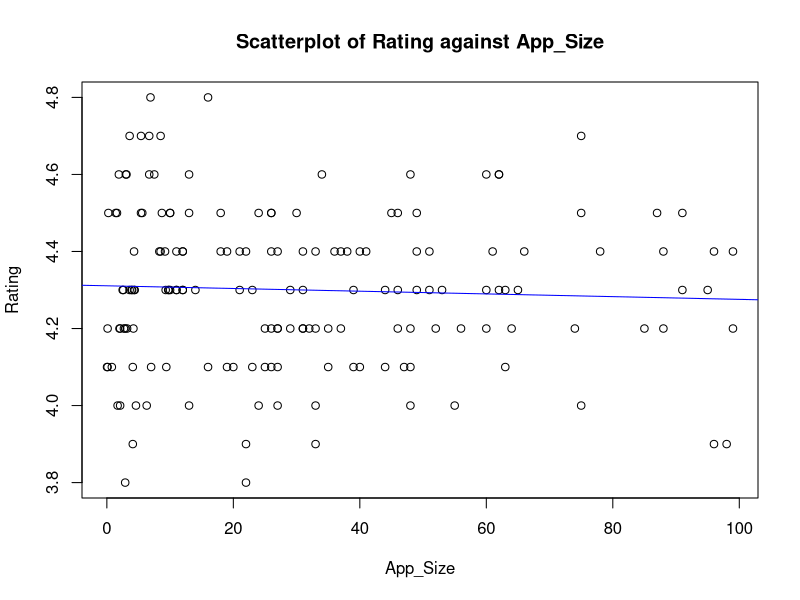
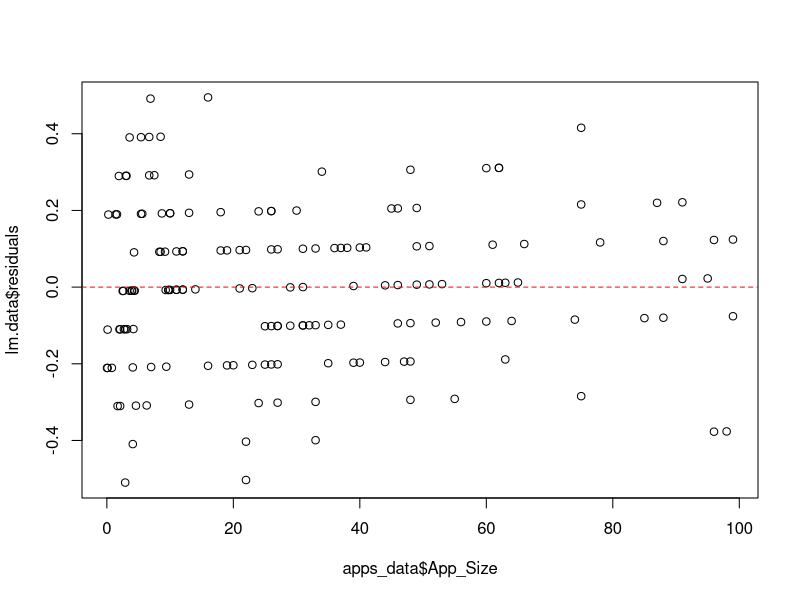
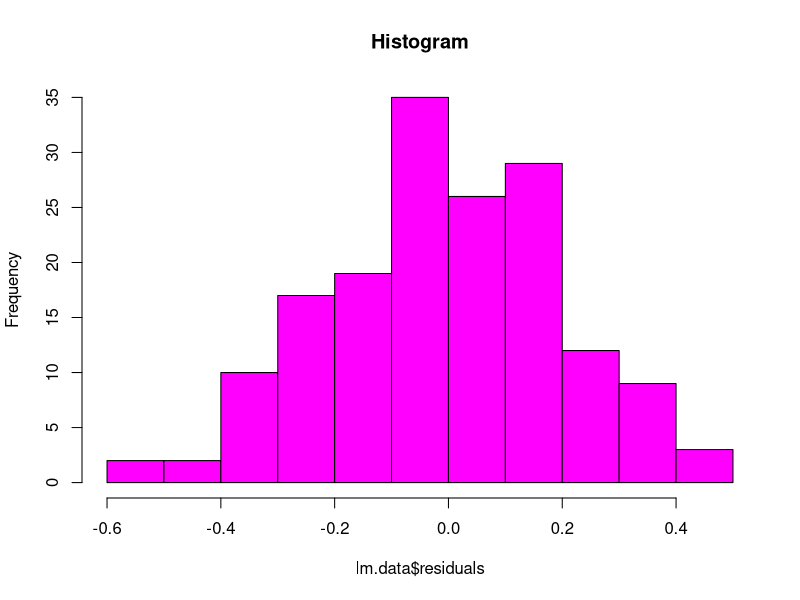
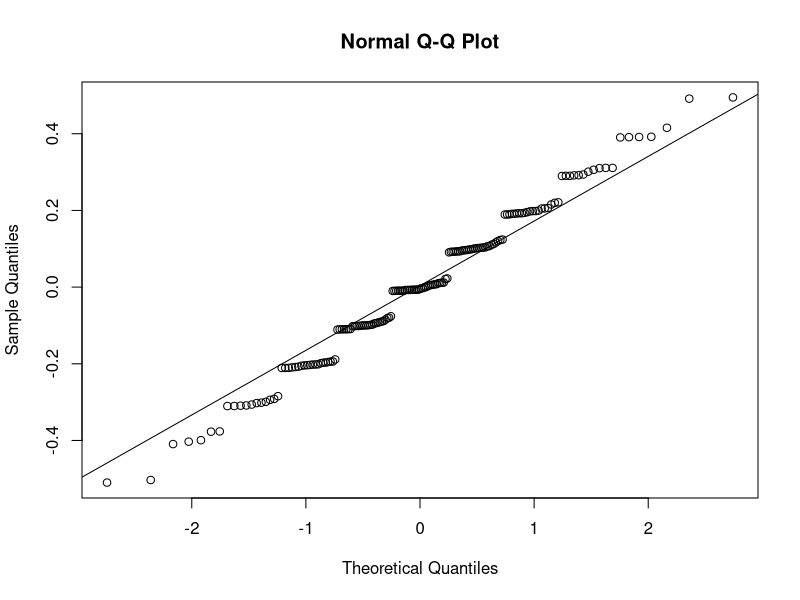
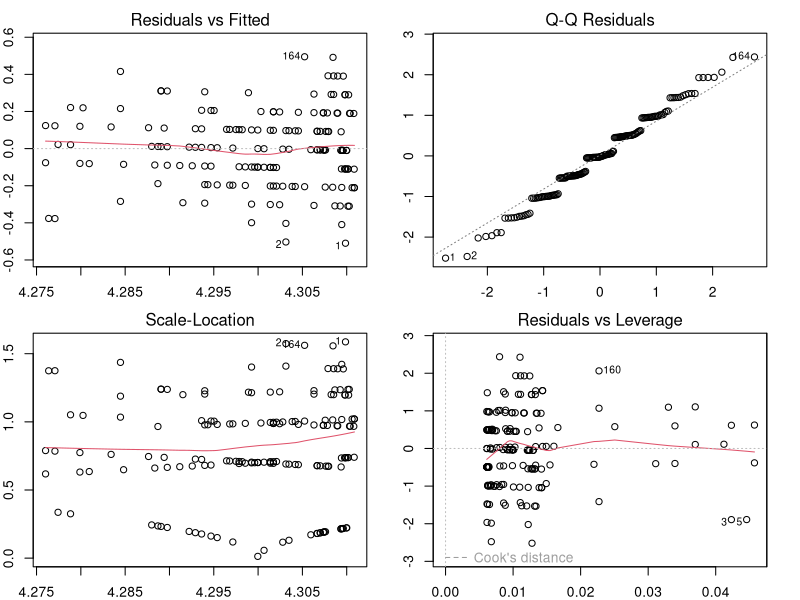
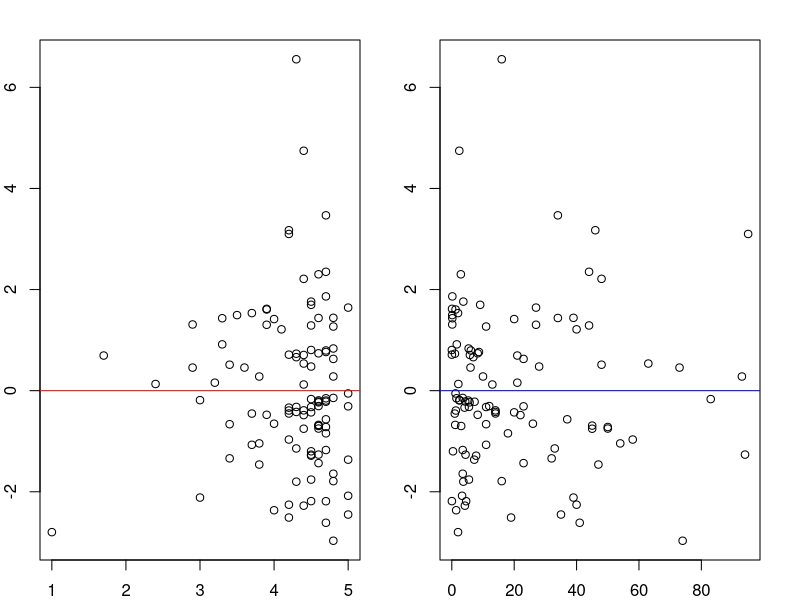
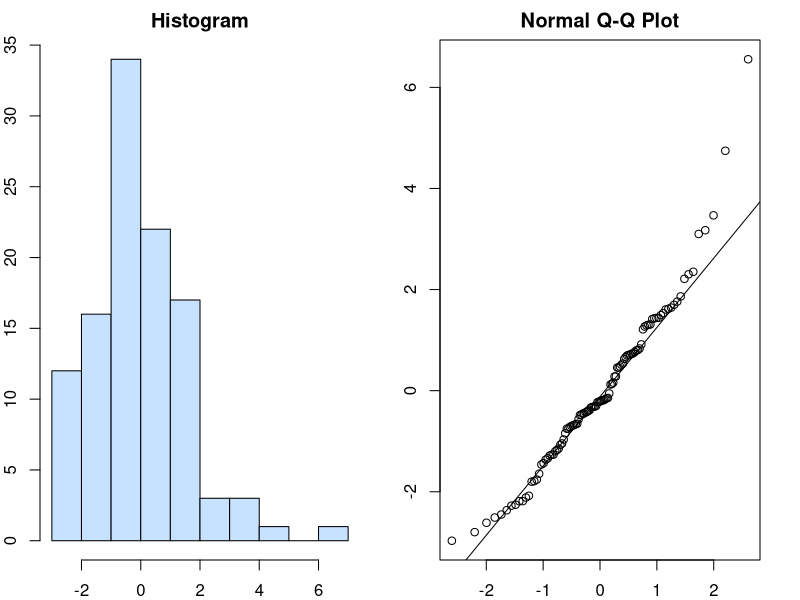
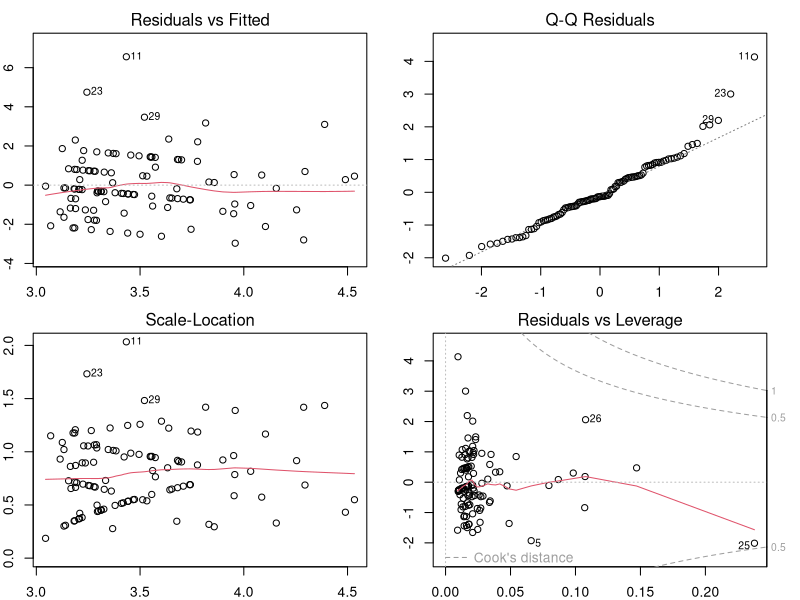

Generate these figures, in order, with R:
## ---- chunk 1
setwd("C:/Users/vital/Desktop/UNIVERISTY/STAT 382/PROJECT/PROJECT2")
apps_data <-read.csv("apps_data.csv", stringsAsFactors = TRUE)

pair_apps <-read.csv("paid_apps.csv",stringsAsFactors = TRUE)

## ---- chunk 2
t.test(apps_data$App_Size, mu=25, alternative = "greater", conf.level = 0.92)

## ---- chunk 3
game<-apps_data$Reviews[apps_data$Category=="GAME"]
nogame<-apps_data$Reviews[apps_data$Category !="GAME"]
var.test(game,nogame, ratio =1, alternative= "two.sided", conf.level= 0.93)

## ---- chunk 4
t.test(game, nogame, var.equal = FALSE, alternative = "two.sided", conf.level = 0.93)

## ---- chunk 5
table_app_data <-xtabs(~Category + Content.Rating,data = apps_data)

## ---- chunk 6
fisher.test(table_app_data, alternative = "two.sided")
## ---- chunk 7
plot(x= apps_data$App_Size, y= apps_data$Rating, xlab= "App_Size", ylab="Rating", main ="Scatterplot of Rating against App_Size")
abline(lm(apps_data$Rating~ apps_data$App_Size), col="blue")


## ---- chunk 8

lm.data <-lm(apps_data$Rating~apps_data$App_Size)
plot(x=apps_data$App_Size, y= lm.data$residuals)
abline(h=0, lty=2, col="red")

 
## ---- chunk 9
hist(lm.data$residuals,right = FALSE, col = "magenta", main = "Histogram")

## ---- chunk 10
qqnorm(lm.data$residuals)
qqline(lm.data$residuals)
## ---- chunk 11
shapiro.test(lm.data$residuals)
## ---- chunk 12
par(mar=rep(2,4))
par(mfrow = c(2,2))
plot(lm.data)
par(mfrow=c(1,1))

## ---- chunk 13
summary(lm.data)
## ---- chunk 14
lm.data <-lm(apps_data$Rating~apps_data$App_Size)

lm.data$coefficients

## ---- chunk 15
MLR<-lm(pair_apps$Price~pair_apps$Rating+pair_apps$App_Size)
MLR$coefficients
## ---- chunk 16
par(mfrow=c(1,2))
plot(x= pair_apps$Rating, y=MLR$residuals, xlab = "Rating", ylab ="MLR$residuals" )
abline(h=0, col ="red")
plot(x= pair_apps$App_Size, y=MLR$residuals, ylab="MLR$residuals", xlab = "App_Size")
abline(h=0, col ="blue")
par(mfrow=c(1,1))

## ---- chunk 17
par(mfrow = c(1,2))
hist(MLR$residuals,right = FALSE, col = "slategray1", main = "Histogram")
qqnorm(MLR$residuals, xlab = "Theoretical Quantiles", ylab = "Sample Quantile")
qqline(MLR$residuals)
par(mfrow = c(1,1))
## ---- chunk 18
shapiro.test(MLR$residuals)  
## ---- chunk 19
par(mar=rep(2,4))
par(mfrow = c(2,2))
plot(MLR)
par(mfrow = c(1,1))
## ---- chunk 20
summary(MLR)
## ---- chunk 21
lm.review_by_category <-lm(apps_data$Reviews~apps_data$Category)


lm.anova_reviews <-anova(lm.review_by_category)

lm.anova_reviews

## ---- chunk 22
#table(apps_data$Category)
residua_l <-lm.review_by_category$residuals
apps_data2<-cbind(apps_data,residua_l)
apps_data_family <-apps_data2$residua_l[apps_data2$Category == "FAMILY"]
apps_data_game <-apps_data2$residua_l[apps_data2$Category == "GAME"]
apps_data_tools <-apps_data2$residua_l[apps_data2$Category == "TOOLS"]

## ---- chunk 23
par(mfrow = c(1,2))
hist(apps_data_family, right = FALSE, main = "Residual Histogram", sub = "Family", col = "olivedrab1")
qqnorm(apps_data_family)
qqline(apps_data_family)
par(mfrow = c(1,1))
## ---- chunk 24
shapiro.test(apps_data_family)
## ---- chunk 25
par(mfrow = c(1,2))
hist(apps_data_game, right = FALSE, main = "Residual Histogram", sub = "Game", col = "darkorange")
qqnorm(apps_data_game)  
qqline(apps_data_game)
par(mfrow = c(1,1))
## ---- chunk 26
shapiro.test(apps_data_game)
## ---- chunk 27
par(mfrow = c(1,2))
hist(apps_data_tools, right = FALSE, main = "Residual Histogram", sub = "Tools", col = "hotpink")
qqnorm(apps_data_tools)
qqline(apps_data_tools)
par(mfrow = c(1,1))
## ---- chunk 28
shapiro.test(apps_data_tools)
## ---- chunk 29
plot(lm.review_by_category$fitted.values, lm.review_by_category$residuals,
     xlab = "Predicted Reviews Values",
     ylab = "Residual",
     main = "Overall Residual Plot")
abline(h=0, lty =2)
## ---- chunk 30
boxplot(apps_data2$residua_l~apps_data2$Category, xlab = "Category", ylab = "Residual", main= "Distribution of Residual by Group", col= "mediumorchid1")
abline(h=0, lty=2)    

## ---- chunk 31
library(car) 
  
leveneTest(lm.review_by_category)
## ---- chunk 32
an<-aov(Reviews~Category, data = apps_data)

summary(an)
TukeyHSD(an, conf.level = 0.96)
## ---- chunk 33
lm.rating_by_category <- lm(apps_data$Rating ~ apps_data$Category)
residual_2 <- lm.rating_by_category$residuals
apps_data3 <- cbind(apps_data, residual_2)
apps_data_FAMILY_rating <- apps_data3$residual_2[apps_data3$Category == "FAMILY"]
apps_data_GAME_rating <- apps_data3$residual_2[apps_data3$Category == "GAME"]
apps_data_TOOLS_rating <- apps_data3$residual_2[apps_data3$Category == "TOOLS"]

## ---- chunk 34
par(mfrow = c(1,2))
hist(apps_data_FAMILY_rating, right = FALSE, main= "Residual Histogram", sub = "FAMILY", xlab = "Residual", col="plum2")
qqnorm(apps_data_FAMILY_rating)
qqline(apps_data_FAMILY_rating)
par(mfrow = c(1,1))
## ---- chunk 35
shapiro.test(apps_data_FAMILY_rating)

## ---- chunk 36
par(mfrow = c(1,2))
hist(apps_data_GAME_rating, right = FALSE, main= "Residual Histogram", sub = "GAME", xlab = "Residual", col="seagreen1")
qqnorm(apps_data_GAME_rating)
qqline(apps_data_GAME_rating)
par(mfrow = c(1,1))

## ---- chunk 37
shapiro.test(apps_data_GAME_rating)
## ---- chunk 38
par(mfrow = c(1,2))
hist(apps_data_TOOLS_rating, right = FALSE, main= "Residual Histogram", sub = "TOOLS", xlab = "Residual", col="yellowgreen")
qqnorm(apps_data_TOOLS_rating)
qqline(apps_data_TOOLS_rating)
par(mfrow = c(1,1))

## ---- chunk 39
shapiro.test(apps_data_TOOLS_rating) 
## ---- chunk 40
plot(lm.rating_by_category$fitted.values, lm.rating_by_category$residuals, xlab = "Predicted Rating Values", ylab = "Residual", main = "Overall Residual Plot")
abline(h=0, lty=2)
## ---- chunk 41
boxplot(apps_data3$residual_2~apps_data3$Category, 
        xlab= "Category",
        ylab = "Residual",
        main = "Distribution of Residual by Group", col="orangered")
abline(h=0, lty =2)
## ---- chunk 42
leveneTest(lm.rating_by_category)
## ---- chunk 43
lm.anova_rating <- anova(lm.rating_by_category)
lm.anova_rating

## ---- chunk 44
lm.price <-lm(pair_apps$Price~pair_apps$Content.Rating*pair_apps$Category)
interaction.plot(x.factor = pair_apps$Content.Rating, trace.factor = pair_apps$Category, response = pair_apps$Price)

## ---- chunk 45
par(mfrow = c(1,2))
hist(lm.price$residuals, right=FALSE, main = "Residual Histogram", col= "thistle3", xlab= "Residuals")
qqnorm(lm.price$residuals)
qqline(lm.price$residuals)
par(mfrow = c(1,1))
## ---- chunk 46
shapiro.test(lm.price$residuals)
## ---- chunk 47
	plot(x = lm.price$fitted.values,
			 y = lm.price$residuals,
			 xlab = "Fitted / Predicted Values",
			 ylab = "Residuals",
			 main = "Plot of Residuals vs Fitted Values")
	abline(h = 0, lty = 2)
## ---- chunk 48
par(mar=rep(2,4))
par(mfrow=c(2,2))
plot(lm.price)
par(mfrow =c(1,1))
## ---- chunk 49
mean_price_content.rating <- tapply(pair_apps$Price, pair_apps$Content.Rating, mean)

#table(pair_apps$Content.Rating)

## ---- chunk 50
bp1<- barplot(mean_price_content.rating, 
              xlab= "Content Rating Strategy",
              ylab=" Average Price",
              names.arg = c("Everyone", " Everyone 10+ ", "  Mature 17+ ", "Teen"), col="seagreen1")
text(bp1, mean_price_content.rating, round(mean_price_content.rating,2), cex =1,pos = 3)
## ---- chunk 51
mean_price_category <- tapply(pair_apps$Price, pair_apps$Category, mean)

bp2<- barplot(mean_price_category, 
              xlab= "Category Strategy",
              ylab=" Average Price",
               col="yellow")

text(bp2, mean_price_category, round(mean_price_category,2), cex =1,pos = 3)
## ---- chunk 52
lm.price <-lm(pair_apps$Price~pair_apps$Content.Rating*pair_apps$Category)
anova(lm.price)
